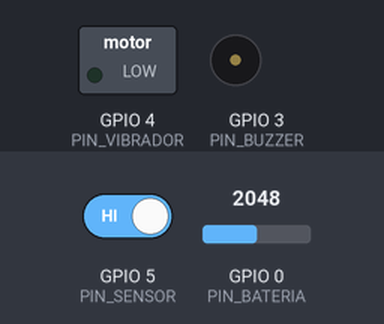
A sketch run on a simulated ESP32-C3. On the bench: switched loads named in the sketch (green lamp = pin HIGH), buzzer (waves = sounding, pin HIGH). The test bench sets the inputs (shaded band); at power-on: GPIO 5 (PIN_SENSOR) HIGH, GPIO 0 (PIN_BATERIA) = 2048. WiFi joins after 1.5 s; servers stay silent unless stated; uploads are accepted with an empty reply; what the sketch prints to the serial monitor is not drawn.

Above: at 6.6 s.
6.7 s: GPIO 5 (PIN_SENSOR) driven LOW
At 9.2 s:
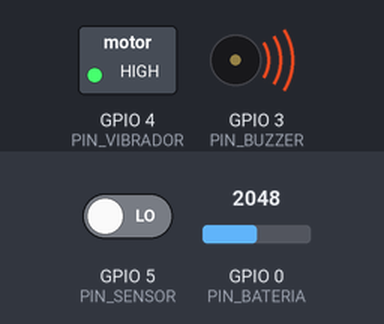
10.2 s: GPIO 0 (PIN_BATERIA) set to 1945
21.5 s: GPIO 0 (PIN_BATERIA) set to 1834
At 32.2 s:
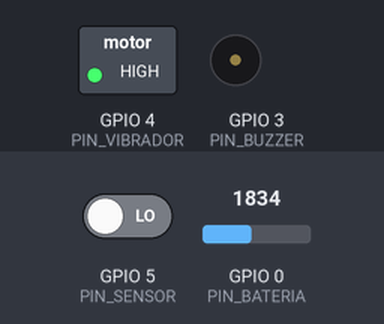
32.5 s: GPIO 5 (PIN_SENSOR) driven HIGH
At 33.6 s:
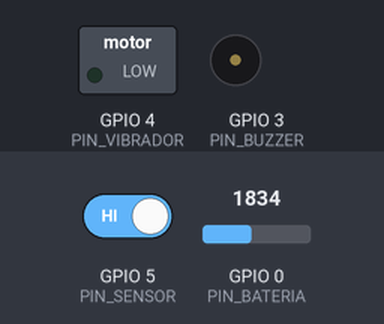
Timing chart, 0 to 35.0 s (numbered marks = the images above; inputs shaded):
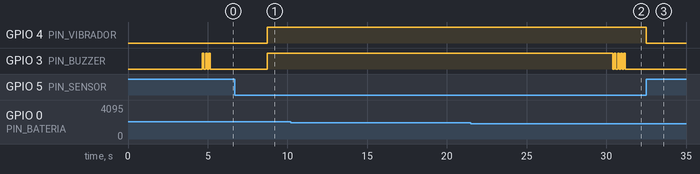

Measured:
- the behaviour switches between 1907 and 1906 on GPIO 0 (PIN_BATERIA) (found by bisection; images 1 and 2)
- after the input at 6.7 s, GPIO 4 (PIN_VIBRADOR), GPIO 3 (PIN_BUZZER): LOW → HIGH after 2.0 s
- after the input at 10.2 s, every drawn part: stays the same
- after the input at 21.5 s, GPIO 3 (PIN_BUZZER): alternates HIGH for 0.10 s and LOW for 0.10 s, 9 changes in all, then stays LOW, starting after 8.9 s
- after the input at 32.5 s, GPIO 4 (PIN_VIBRADOR): HIGH → LOW at once

The sketch:

ESP32_ALERTA_VISION.ino
```cpp
// =============================================
// 🚗 ALERTA VISION - ESP32-C3 SUPERMINI
// VERSION: LÓGICA CORRECTA DE ALERTAS
// Usuario ID: 5 (andres2007benavides@gmail.com)
// =============================================

#include <WiFi.h>
#include <HTTPClient.h>
#include <WiFiClientSecure.h>

// ==========================================
// 📶 CONFIGURACIÓN WIFI
// ==========================================
const char* WIFI_SSID     = "ANDRES 4607";
const char* WIFI_PASSWORD = "12345678";

// ==========================================
// 🌐 SERVIDOR BACKEND
// ==========================================
const char* BACKEND_URL = "https://alerta-vision-backend.onrender.com/alerts/esp32";
const char* LENTES_UPDATE_URL = "https://alerta-vision-backend.onrender.com/lentes/update";
const char* LENTES_CHECK_URL = "https://alerta-vision-backend.onrender.com/lentes/check-silence";

// ⚠️ ID DEL USUARIO EN LA BASE DE DATOS
const int USUARIO_ID = 5;
const char* USUARIO_EMAIL = "andres2007benavides@gmail.com";

// ==========================================
// ⚙️ PINES
// ==========================================
#define PIN_SENSOR    5    // GPIO5 = Sensor IR
#define PIN_BUZZER    3    // GPIO3 = Buzzer
#define PIN_VIBRADOR  4    // GPIO4 = Motor vibrador
#define PIN_BATERIA   0    // GPIO0 = Lectura de batería (ADC)

// ==========================================
// ⏱️ TIEMPOS
// ==========================================
#define TIEMPO_FATIGA         2000   // 2 segundos = ojo cerrado = FATIGA
#define INTERVALO_BATERIA     10000  // Actualizar batería cada 10 segundos
#define INTERVALO_SILENCIO    2000   // Verificar silencio cada 2 segundos
#define TIEMPO_RESET_CONTADOR 60000  // 60 segundos para resetear contador de fatigas

// ==========================================
// 🔋 CONFIGURACIÓN BATERÍA
// ==========================================
#define VOLTAJE_MAX  4.2
#define VOLTAJE_MIN  3.0
#define ADC_MAX      4095
#define VOLTAJE_REF  3.3
#define DIVISOR_R1   10000
#define DIVISOR_R2   10000

// ==========================================
// 🔄 CONFIGURACIÓN DE REINTENTOS
// ==========================================
#define MAX_REINTENTOS_WIFI    20
#define MAX_REINTENTOS_HTTP    5
#define DELAY_REINTENTO_HTTP   2000
#define INTERVALO_RECONEXION   5000

// ==========================================
// 🧠 VARIABLES
// ==========================================
bool ojoCerrado = false;
unsigned long tiempoInicioCierre = 0;

// 🚨 CONTADOR DE FATIGAS
int contadorFatigas = 0;           // Cuántas fatigas consecutivas
unsigned long tiempoUltimaFatiga = 0;

// 🔔 ESTADO DE ALARMAS
bool alarmaTemporalActiva = false;   // Primera fatiga - se apaga al abrir ojos
bool alarmaPermanenteActiva = false; // Segunda fatiga - solo se apaga desde app

bool wifiConectado = false;
unsigned long ultimoIntentoWifi = 0;

// 🔋 Variables de batería
int nivelBateria = 100;
unsigned long ultimaLecturaBateria = 0;
bool bateriaBaja = false;

// 🔇 Silenciamiento
unsigned long ultimaVerificacionSilencio = 0;

// ==========================================
// 🔋 LEER NIVEL DE BATERIA
// ==========================================
int leerBateria() {
  int valorADC = analogRead(PIN_BATERIA);
  float voltajeADC = (valorADC * VOLTAJE_REF) / ADC_MAX;
  float voltajeBateria = voltajeADC * ((DIVISOR_R1 + DIVISOR_R2) / DIVISOR_R2);

  int porcentaje = (int)((voltajeBateria - VOLTAJE_MIN) / (VOLTAJE_MAX - VOLTAJE_MIN) * 100);

  if (porcentaje > 100) porcentaje = 100;
  if (porcentaje < 0) porcentaje = 0;

  Serial.print("🔋 Batería: ");
  Serial.print(porcentaje);
  Serial.println("%");

  return porcentaje;
}

// ==========================================
// 📡 CONECTAR WIFI
// ==========================================
bool conectarWiFi() {
  Serial.println();
  Serial.println("╔════════════════════════════════════╗");
  Serial.println("║     📶 CONECTANDO A WIFI...        ║");
  Serial.println("╚════════════════════════════════════╝");

  WiFi.disconnect(true);
  delay(1000);
  WiFi.mode(WIFI_STA);
  delay(100);
  WiFi.begin(WIFI_SSID, WIFI_PASSWORD);

  int intentos = 0;
  while (WiFi.status() != WL_CONNECTED && intentos < MAX_REINTENTOS_WIFI) {
    delay(500);
    Serial.print(".");
    intentos++;
  }

  if (WiFi.status() == WL_CONNECTED) {
    Serial.println("\n✅ ¡WIFI CONECTADO!");
    Serial.print("📍 IP: ");
    Serial.println(WiFi.localIP());
    wifiConectado = true;

    // 3 bips de éxito
    for (int i = 0; i < 3; i++) {
      digitalWrite(PIN_BUZZER, HIGH);
      delay(100);
      digitalWrite(PIN_BUZZER, LOW);
      delay(100);
    }
    return true;
  }

  Serial.println("\n❌ WiFi FALLÓ");
  wifiConectado = false;
  return false;
}

// ==========================================
// 🔄 VERIFICAR WIFI
// ==========================================
void verificarWiFi() {
  if (WiFi.status() == WL_CONNECTED) {
    wifiConectado = true;
    return;
  }

  wifiConectado = false;
  unsigned long ahora = millis();

  if (ahora - ultimoIntentoWifi > INTERVALO_RECONEXION) {
    conectarWiFi();
    ultimoIntentoWifi = ahora;
  }
}

// ==========================================
// 📤 ENVIAR ESTADO AL BACKEND
// ==========================================
void enviarEstado() {
  if (!wifiConectado) return;

  WiFiClientSecure cliente;
  cliente.setInsecure();
  cliente.setTimeout(10000);

  HTTPClient http;
  http.setTimeout(10000);

  if (http.begin(cliente, LENTES_UPDATE_URL)) {
    http.addHeader("Content-Type", "application/json");

    String json = "{";
    json += "\"email\":\"" + String(USUARIO_EMAIL) + "\",";
    json += "\"conectados\":true,";
    json += "\"bateria\":" + String(nivelBateria) + ",";
    json += "\"alarmaActiva\":" + String(alarmaPermanenteActiva ? "true" : "false");
    json += "}";

    int codigo = http.POST(json);
    http.end();

    if (codigo == 200 || codigo == 201) {
      Serial.println("📤 Estado enviado");
    }
  }
}

// ==========================================
// 🔇 VERIFICAR SI DEBE SILENCIAR
// ==========================================
bool verificarSilencio() {
  if (!wifiConectado || !alarmaPermanenteActiva) return false;

  WiFiClientSecure cliente;
  cliente.setInsecure();
  cliente.setTimeout(5000);

  HTTPClient http;
  http.setTimeout(5000);

  if (http.begin(cliente, LENTES_CHECK_URL)) {
    http.addHeader("Content-Type", "application/json");

    String json = "{\"email\":\"" + String(USUARIO_EMAIL) + "\"}";

    int codigo = http.POST(json);

    if (codigo == 200) {
      String respuesta = http.getString();
      http.end();

      if (respuesta.indexOf("\"shouldSilence\":true") > -1) {
        Serial.println("🔇 ¡Silencio desde la app!");
        return true;
      }
    } else {
      http.end();
    }
  }

  return false;
}

// ==========================================
// 🚀 ENVIAR ALERTA
// ==========================================
bool enviarAlerta(int numeroFatiga) {
  if (!wifiConectado) {
    Serial.println("⚠️ Sin WiFi");
    return false;
  }

  Serial.println();
  Serial.println("🚨🚨🚨 ENVIANDO ALERTA 🚨🚨🚨");

  for (int intento = 1; intento <= MAX_REINTENTOS_HTTP; intento++) {
    WiFiClientSecure cliente;
    cliente.setInsecure();
    cliente.setTimeout(60000);

    HTTPClient http;
    http.setTimeout(60000);

    if (http.begin(cliente, BACKEND_URL)) {
      http.addHeader("Content-Type", "application/json");

      String mensaje = numeroFatiga == 1
        ? "Fatiga detectada - Primera advertencia"
        : "¡FATIGA CRÍTICA! - Requiere descanso obligatorio";

      String json = "{";
      json += "\"nivelFatiga\":" + String(numeroFatiga * 5) + ",";
      json += "\"tipo_alerta\":\"" + String(numeroFatiga == 1 ? "advertencia" : "critica") + "\",";
      json += "\"mensaje\":\"" + mensaje + "\",";
      json += "\"usuarioId\":" + String(USUARIO_ID) + ",";
      json += "\"email\":\"" + String(USUARIO_EMAIL) + "\",";
      json += "\"bateria\":" + String(nivelBateria) + ",";
      json += "\"numeroFatiga\":" + String(numeroFatiga);
      json += "}";

      int codigo = http.POST(json);
      http.end();

      if (codigo == 200 || codigo == 201) {
        Serial.println("✅ ¡ALERTA ENVIADA!");
        return true;
      }
    }

    delay(DELAY_REINTENTO_HTTP);
  }

  return false;
}

// ==========================================
// 🔔 CONTROL DE ALARMA
// ==========================================
void activarBuzzer() {
  digitalWrite(PIN_BUZZER, HIGH);
  digitalWrite(PIN_VIBRADOR, HIGH);
}

void desactivarBuzzer() {
  digitalWrite(PIN_BUZZER, LOW);
  digitalWrite(PIN_VIBRADOR, LOW);
}

// ==========================================
// 🚀 SETUP
// ==========================================
void setup() {
  Serial.begin(115200);
  delay(2000);

  Serial.println();
  Serial.println("╔══════════════════════════════════════════╗");
  Serial.println("║    🚗 ALERTA VISION - LÓGICA CORRECTA    ║");
  Serial.println("║    👤 Usuario ID: 5                      ║");
  Serial.println("╚══════════════════════════════════════════╝");
  Serial.println();
  Serial.println("📋 FUNCIONAMIENTO:");
  Serial.println("   1ª FATIGA: Buzzer suena, se apaga al abrir ojos");
  Serial.println("   2ª FATIGA: Buzzer NO se apaga, solo desde la APP");
  Serial.println();

  pinMode(PIN_SENSOR, INPUT_PULLUP);
  pinMode(PIN_BUZZER, OUTPUT);
  pinMode(PIN_VIBRADOR, OUTPUT);
  pinMode(PIN_BATERIA, INPUT);

  desactivarBuzzer();

  nivelBateria = leerBateria();

  conectarWiFi();
  enviarEstado();

  Serial.println("✅ SISTEMA LISTO");
  Serial.println();
}

// ==========================================
// 🔄 LOOP PRINCIPAL
// ==========================================
void loop() {
  unsigned long ahora = millis();

  // Leer sensor (LOW = ojo cerrado)
  bool ojoEstaAhora = (digitalRead(PIN_SENSOR) == LOW);

  verificarWiFi();

  // Leer batería periódicamente
  if (ahora - ultimaLecturaBateria > INTERVALO_BATERIA) {
    nivelBateria = leerBateria();
    ultimaLecturaBateria = ahora;
    enviarEstado();

    // Alerta batería crítica
    if (nivelBateria <= 5 && !bateriaBaja) {
      Serial.println("⚠️ ¡BATERÍA CRÍTICA!");
      bateriaBaja = true;
      for (int i = 0; i < 5; i++) {
        digitalWrite(PIN_BUZZER, HIGH);
        delay(100);
        digitalWrite(PIN_BUZZER, LOW);
        delay(100);
      }
    } else if (nivelBateria > 5) {
      bateriaBaja = false;
    }
  }

  // ===== DETECTAR CIERRE DE OJO =====
  if (ojoEstaAhora && !ojoCerrado) {
    // El ojo se acaba de cerrar
    ojoCerrado = true;
    tiempoInicioCierre = ahora;
    Serial.println("👁️ OJO CERRADO - Contando tiempo...");
  }

  // ===== MIENTRAS OJO ESTÁ CERRADO =====
  if (ojoCerrado && ojoEstaAhora) {
    unsigned long duracionCerrado = ahora - tiempoInicioCierre;

    // ¿Pasaron 2 segundos con ojo cerrado? = FATIGA
    if (duracionCerrado >= TIEMPO_FATIGA && !alarmaTemporalActiva && !alarmaPermanenteActiva) {

      // Resetear contador si pasó mucho tiempo desde última fatiga
      if (ahora - tiempoUltimaFatiga > TIEMPO_RESET_CONTADOR) {
        contadorFatigas = 0;
      }

      contadorFatigas++;
      tiempoUltimaFatiga = ahora;

      Serial.println();
      Serial.print("🚨 ¡FATIGA #");
      Serial.print(contadorFatigas);
      Serial.println(" DETECTADA!");

      if (contadorFatigas == 1) {
        // ===== PRIMERA FATIGA =====
        Serial.println("⚠️ Primera fatiga - Buzzer se apagará al abrir ojos");
        alarmaTemporalActiva = true;
        activarBuzzer();
        enviarAlerta(1);

      } else if (contadorFatigas >= 2) {
        // ===== SEGUNDA FATIGA =====
        Serial.println("🔴 ¡FATIGA CRÍTICA! Solo se apaga desde la APP");
        alarmaTemporalActiva = false;
        alarmaPermanenteActiva = true;
        activarBuzzer();
        enviarAlerta(2);
      }
    }
  }

  // ===== OJO SE ABRE =====
  if (!ojoEstaAhora && ojoCerrado) {
    ojoCerrado = false;
    unsigned long duracion = ahora - tiempoInicioCierre;

    Serial.print("👁️ OJO ABIERTO (cerrado ");
    Serial.print(duracion);
    Serial.println("ms)");

    // Si era SOLO alarma temporal (primera fatiga), apagarla
    if (alarmaTemporalActiva && !alarmaPermanenteActiva) {
      Serial.println("✅ Alarma temporal desactivada");
      alarmaTemporalActiva = false;
      desactivarBuzzer();
    }
  }

  // ===== ALARMA PERMANENTE - Solo se apaga desde app =====
  if (alarmaPermanenteActiva) {
    // Hacer parpadear buzzer
    if ((ahora / 300) % 2 == 0) {
      activarBuzzer();
    } else {
      desactivarBuzzer();
    }

    // Verificar si la app quiere silenciar
    if (ahora - ultimaVerificacionSilencio > INTERVALO_SILENCIO) {
      ultimaVerificacionSilencio = ahora;
      if (verificarSilencio()) {
        Serial.println("🔇 ¡Silenciado desde la app!");
        alarmaPermanenteActiva = false;
        contadorFatigas = 0;  // Resetear contador
        desactivarBuzzer();
      }
    }
  }

  delay(50);
}
```
